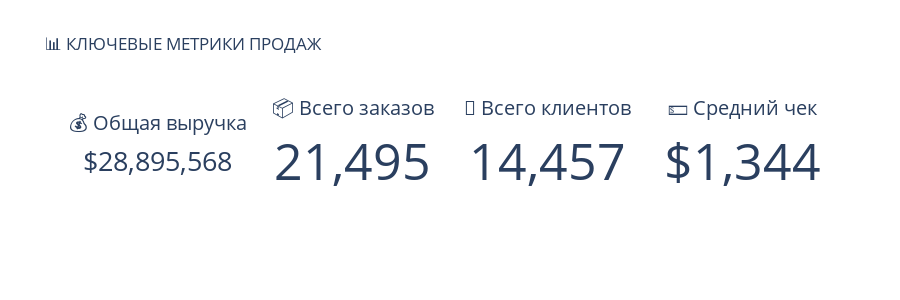
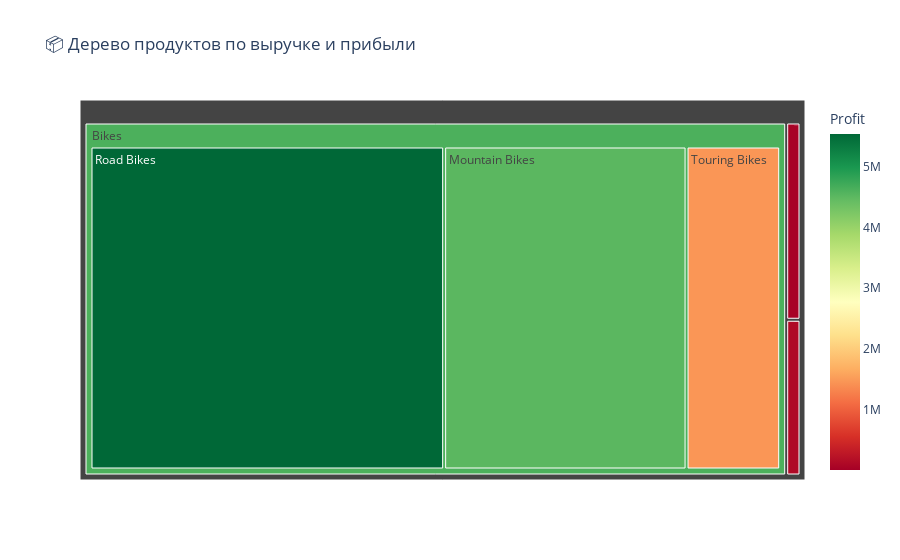
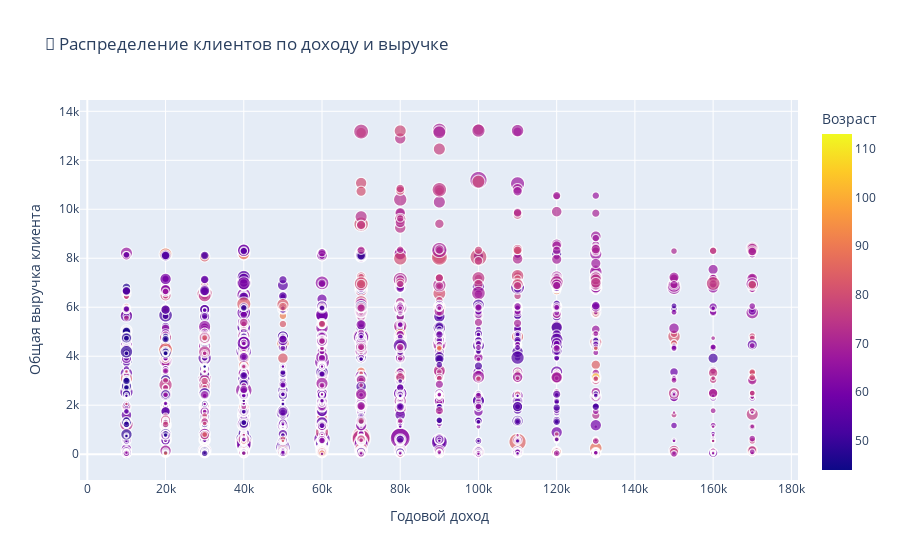

Here is the notebook cell these charts were saved with, in order:
### Markdown cell above
# 4. ФУНКЦИИ АНАЛИЗА И ВИЗУАЛИЗАЦИИ

### Code cell
# 📊 СОЗДАНИЕ ИНТЕРАКТИВНЫХ ДАШБОРДОВ
print("📊 СОЗДАНИЕ ИНТЕРАКТИВНЫХ ДАШБОРДОВ")
print("=" * 50)

# Расчет ключевых метрик
print("📈 РАСЧЕТ КЛЮЧЕВЫХ МЕТРИК:")
total_revenue = df['SalesAmount'].sum()
total_orders = df['SalesOrderNumber'].nunique()
total_customers = df['CustomerKey'].nunique()
avg_order_value = df.groupby('SalesOrderNumber')['SalesAmount'].sum().mean()
total_profit = df['Profit'].sum() if 'Profit' in df.columns else 0

print(f"💰 Общая выручка: ${total_revenue:,.0f}")
print(f"📦 Всего заказов: {total_orders:,}")
print(f"👥 Всего клиентов: {total_customers:,}")
print(f"💵 Средний чек: ${avg_order_value:,.0f}")
print(f"💎 Общая прибыль: ${total_profit:,.0f}")

# 1. Дашборд ключевых метрик
print("\n1. 📊 ДАШБОРД КЛЮЧЕВЫХ МЕТРИК")
fig_metrics = go.Figure()

fig_metrics.add_trace(go.Indicator(
    mode="number",
    value=total_revenue,
    title={"text": "💰 Общая выручка"},
    number={'prefix': "$", "valueformat": ",.0f"},
    domain={'row': 0, 'column': 0}
))

fig_metrics.add_trace(go.Indicator(
    mode="number",
    value=total_orders,
    title={"text": "📦 Всего заказов"},
    number={"valueformat": ",.0f"},
    domain={'row': 0, 'column': 1}
))

fig_metrics.add_trace(go.Indicator(
    mode="number",
    value=total_customers,
    title={"text": "👥 Всего клиентов"},
    number={"valueformat": ",.0f"},
    domain={'row': 0, 'column': 2}
))

fig_metrics.add_trace(go.Indicator(
    mode="number",
    value=avg_order_value,
    title={"text": "💵 Средний чек"},
    number={'prefix': "$", "valueformat": ",.0f"},
    domain={'row': 0, 'column': 3}
))

fig_metrics.update_layout(
    grid={'rows': 1, 'columns': 4, 'pattern': "independent"},
    template="plotly_white",
    height=300,
    title="📊 КЛЮЧЕВЫЕ МЕТРИКИ ПРОДАЖ"
)

fig_metrics.show()
print("✅ Дашборд ключевых метрик создан")

# 2. Дашборд географического распределения
print("\n2. 🌍 ДАШБОРД ГЕОГРАФИЧЕСКОГО РАСПРЕДЕЛЕНИЯ")
if 'Country' in df.columns and 'Region' in df.columns:
    geo_analysis = df.groupby(['Country', 'Region']).agg({
        'SalesAmount': 'sum',
        'CustomerKey': 'nunique',
        'Profit': 'sum'
    }).reset_index()
    
    print(f"📊 Географический анализ:")
    print(f"   • Стран: {geo_analysis['Country'].nunique()}")
    print(f"   • Регионов: {geo_analysis['Region'].nunique()}")
    print(f"   • Общая выручка по регионам: ${geo_analysis['SalesAmount'].sum():,.0f}")
    
    fig_geo = px.scatter_geo(geo_analysis, 
                            locations='Country',
                            locationmode='country names',
                            color='SalesAmount',
                            size='CustomerKey',
                            hover_name='Region',
                            hover_data={'SalesAmount': ':.0f', 'Profit': ':.0f'},
                            title='🌍 Географическое распределение продаж',
                            color_continuous_scale='Viridis')
    fig_geo.show()
    print("✅ Географический дашборд создан")
else:
    print("❌ Пропущен географический дашборд: отсутствуют Country или Region")

# 3. Анализ продуктовой линейки
print("\n3. 📦 ДАШБОРД ПРОДУКТОВОЙ ЛИНЕЙКИ")
if 'Category' in df.columns and 'SubCategory' in df.columns:
    product_analysis = df.groupby(['Category', 'SubCategory']).agg({
        'SalesAmount': 'sum',
        'Profit': 'sum',
        'OrderQuantity': 'sum'
    }).reset_index()
    
    print(f"📊 Анализ продуктовой линейки:")
    print(f"   • Категорий: {product_analysis['Category'].nunique()}")
    print(f"   • Подкатегорий: {product_analysis['SubCategory'].nunique()}")
    print(f"   • Общая выручка по категориям: ${product_analysis['SalesAmount'].sum():,.0f}")
    
    fig_products = px.treemap(product_analysis,
                             path=['Category', 'SubCategory'],
                             values='SalesAmount',
                             color='Profit',
                             color_continuous_scale='RdYlGn',
                             title='📦 Дерево продуктов по выручке и прибыли',
                             hover_data=['OrderQuantity'])
    fig_products.show()
    print("✅ Дашборд продуктовой линейки создан")
else:
    print("❌ Пропущен дашборд продуктовой линейки: отсутствуют Category или SubCategory")

# 4. Дополнительный дашборд - анализ клиентов
print("\n4. 👥 ДОПОЛНИТЕЛЬНЫЙ АНАЛИЗ КЛИЕНТОВ")
if 'YearlyIncome' in df.columns and 'Age' in df.columns:
    customer_analysis = df.groupby('CustomerKey').agg({
        'SalesAmount': 'sum',
        'YearlyIncome': 'first',
        'Age': 'first',
        'OrderQuantity': 'sum'
    }).reset_index()
    
    fig_customers = px.scatter(customer_analysis, 
                              x='YearlyIncome', 
                              y='SalesAmount',
                              size='OrderQuantity',
                              color='Age',
                              title='👥 Распределение клиентов по доходу и выручке',
                              labels={'YearlyIncome': 'Годовой доход', 
                                     'SalesAmount': 'Общая выручка клиента',
                                     'Age': 'Возраст'},
                              hover_data=['CustomerKey'])
    fig_customers.show()
    print("✅ Дашборд анализа клиентов создан")
else:
    print("❌ Пропущен дашборд анализа клиентов: отсутствуют YearlyIncome или Age")

print(f"\n📊 ИТОГ СОЗДАНИЯ ДАШБОРДОВ:")
print(f"   • Создано дашбордов: 4")
print(f"   • Ключевые метрики: {total_revenue:,.0f} $ выручки")
print(f"   • Охвачено клиентов: {total_customers:,}")
print(f"   • Обработано заказов: {total_orders:,}")
print("✅ ВСЕ ДАШБОРДЫ УСПЕШНО СОЗДАНЫ И ОТОБРАЖЕНЫ!")

### Figure 1 — Plotly figure (JSON) as saved in the notebook; plotly's stock layout.template omitted (floating-point values rounded to 4 significant figures)
{"data": [{"domain": {"column": 0, "row": 0}, "mode": "number", "number": {"prefix": "$", "valueformat": ",.0f"}, "title": {"text": "💰 Общая выручка"}, "type": "indicator", "value": 28900000.0}, {"domain": {"column": 1, "row": 0}, "mode": "number", "number": {"valueformat": ",.0f"}, "title": {"text": "📦 Всего заказов"}, "type": "indicator", "value": 21495}, {"domain": {"column": 2, "row": 0}, "mode": "number", "number": {"valueformat": ",.0f"}, "title": {"text": "👥 Всего клиентов"}, "type": "indicator", "value": 14457}, {"domain": {"column": 3, "row": 0}, "mode": "number", "number": {"prefix": "$", "valueformat": ",.0f"}, "title": {"text": "💵 Средний чек"}, "type": "indicator", "value": 1344.0}], "layout": {"grid": {"columns": 4, "pattern": "independent", "rows": 1}, "height": 300, "title": {"text": "📊 КЛЮЧЕВЫЕ МЕТРИКИ ПРОДАЖ"}}}

### Figure 2 — Plotly figure (JSON) as saved in the notebook; plotly's stock layout.template omitted (floating-point values rounded to 4 significant figures)
{"data": [{"branchvalues": "total", "customdata": [["9685", 135200.0], ["1124", 24300.0], ["7767", 4514000.0], ["12695", 5537000.0], ["3410", 1455000.0], ["3178", 4332.0], ["2143", 20900.0], ["5068", 37970.0], ["1491", 41970.0], ["856", 3056.0], ["824", 20950.0], ["(?)", 118300.0], ["(?)", 4623000.0], ["(?)", 32780.0]], "domain": {"x": [0, 1], "y": [0, 1]}, "hovertemplate": "labels=%{label}<br>SalesAmount=%{value}<br>parent=%{parent}<br>id=%{id}<br>OrderQuantity=%{customdata[0]}<br>Profit=%{color}<extra></extra>", "ids": ["Accessories/Helmets", "Accessories/Hydration Packs", "Bikes/Mountain Bikes", "Bikes/Road Bikes", "Bikes/Touring Bikes", "Clothing/Caps", "Clothing/Gloves", "Clothing/Jerseys", "Clothing/Shorts", "Clothing/Socks", "Clothing/Vests", "Accessories", "Bikes", "Clothing"], "labels": ["Helmets", "Hydration Packs", "Mountain Bikes", "Road Bikes", "Touring Bikes", "Caps", "Gloves", "Jerseys", "Shorts", "Socks", "Vests", "Accessories", "Bikes", "Clothing"], "marker": {"coloraxis": "coloraxis", "colors": [135200.0, 24300.0, 4514000.0, 5537000.0, 1455000.0, 4332.0, 20900.0, 37970.0, 41970.0, 3056.0, 20950.0, 118300.0, 4623000.0, 32780.0]}, "name": "", "parents": ["Accessories", "Accessories", "Bikes", "Bikes", "Bikes", "Clothing", "Clothing", "Clothing", "Clothing", "Clothing", "Clothing", "", "", ""], "type": "treemap", "values": [215900.0, 38820.0, 9953000.0, 14520000.0, 3845000.0, 18830.0, 33380.0, 165100.0, 67050.0, 4882.0, 33460.0, 254700.0, 28320000.0, 322700.0]}], "layout": {"coloraxis": {"colorbar": {"title": {"text": "Profit"}}, "colorscale": [[0, "rgb(165,0,38)"], [0.1, "rgb(215,48,39)"], [0.2, "rgb(244,109,67)"], [0.3, "rgb(253,174,97)"], [0.4, "rgb(254,224,139)"], [0.5, "rgb(255,255,191)"], [0.6, "rgb(217,239,139)"], [0.7, "rgb(166,217,106)"], [0.8, "rgb(102,189,99)"], [0.9, "rgb(26,152,80)"], [1, "rgb(0,104,55)"]]}, "legend": {"tracegroupgap": 0}, "title": {"text": "📦 Дерево продуктов по выручке и прибыли"}}}

### Figure 3 — Plotly figure (JSON) as saved in the notebook; plotly's stock layout.template omitted (floating-point values rounded to 4 significant figures; data arrays with more than 128 entries replaced by an {"elided": "..."} marker saying what was removed)
{"data": [{"customdata": {"elided": "14457x1 int values"}, "hovertemplate": "Годовой доход=%{x}<br>Общая выручка клиента=%{y}<br>OrderQuantity=%{marker.size}<br>CustomerKey=%{customdata[0]}<br>Возраст=%{marker.color}<extra></extra>", "legendgroup": "", "marker": {"color": {"elided": "14457 int values"}, "coloraxis": "coloraxis", "size": {"elided": "14457 int values"}, "sizemode": "area", "sizeref": 0.09, "symbol": "circle"}, "mode": "markers", "name": "", "showlegend": false, "type": "scattergl", "x": {"elided": "14457 int values"}, "xaxis": "x", "y": {"elided": "14457 float values"}, "yaxis": "y"}], "layout": {"coloraxis": {"colorbar": {"title": {"text": "Возраст"}}, "colorscale": [[0, "#0d0887"], [0.1111, "#46039f"], [0.2222, "#7201a8"], [0.3333, "#9c179e"], [0.4444, "#bd3786"], [0.5556, "#d8576b"], [0.6667, "#ed7953"], [0.7778, "#fb9f3a"], [0.8889, "#fdca26"], [1, "#f0f921"]]}, "legend": {"itemsizing": "constant", "tracegroupgap": 0}, "title": {"text": "👥 Распределение клиентов по доходу и выручке"}, "xaxis": {"anchor": "y", "domain": [0, 1], "title": {"text": "Годовой доход"}}, "yaxis": {"anchor": "x", "domain": [0, 1], "title": {"text": "Общая выручка клиента"}}}}
